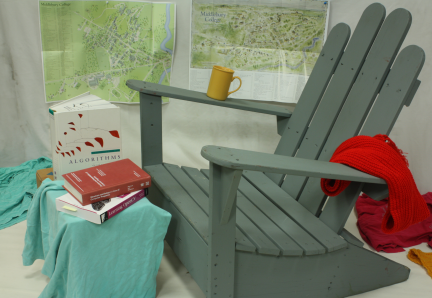
#> input picture images/im0.png, 432 x 298 px
$ python mainCV.py
#> lines starting #> are read from the running program, lines starting #| are printed output that depends on the picture
import numpy as np
import cv2 as cv
from matplotlib import pyplot as plt
imgL = cv.imread('../images/im0.png',0)
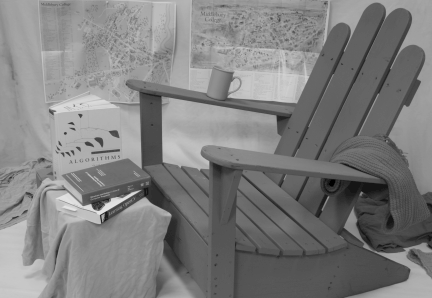
#> imgL: shape (298, 432); min 0, max 228, mean 127.4
imgR = cv.imread('../images/im1.png',0)
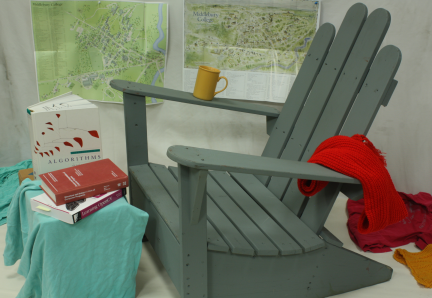
#> input picture images/im1.png, 432 x 298 px
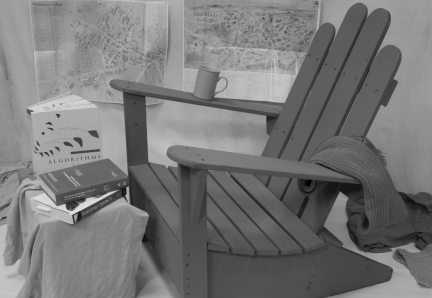
#> imgR: shape (298, 432); min 0, max 224, mean 119.6
stereo = cv.StereoSGBM_create(numDisparities=32, blockSize=17)
disparity = stereo.compute(imgL,imgR)
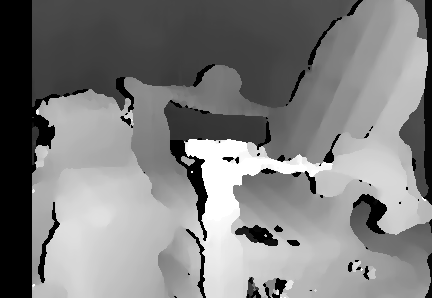
#> disparity: shape (298, 432) int16; min -16, max 496, mean 238.8; drawn with min black and max white

plt.imshow(disparity,'gray')
plt.show()
